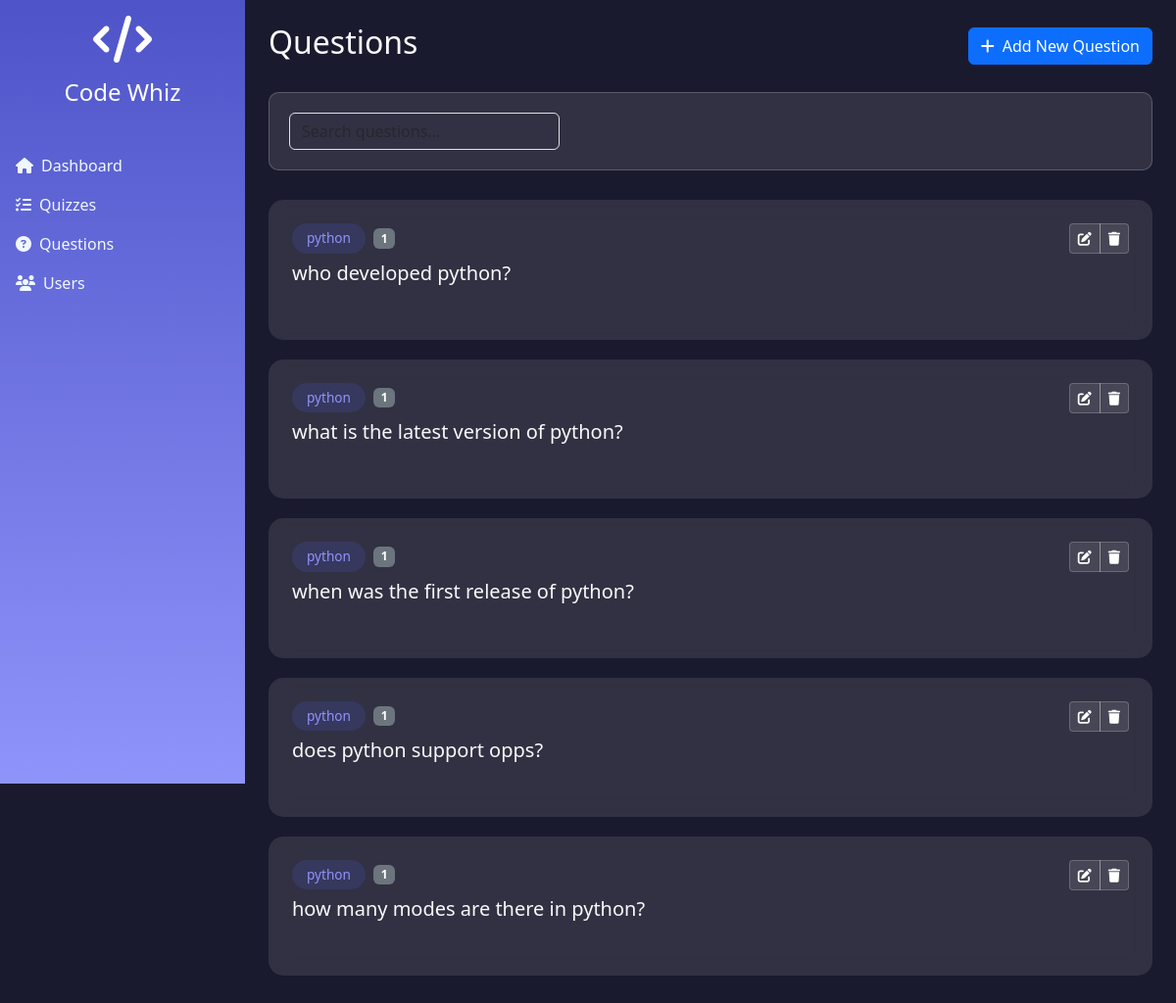
The page /qns/1 on the database as committed earlier.
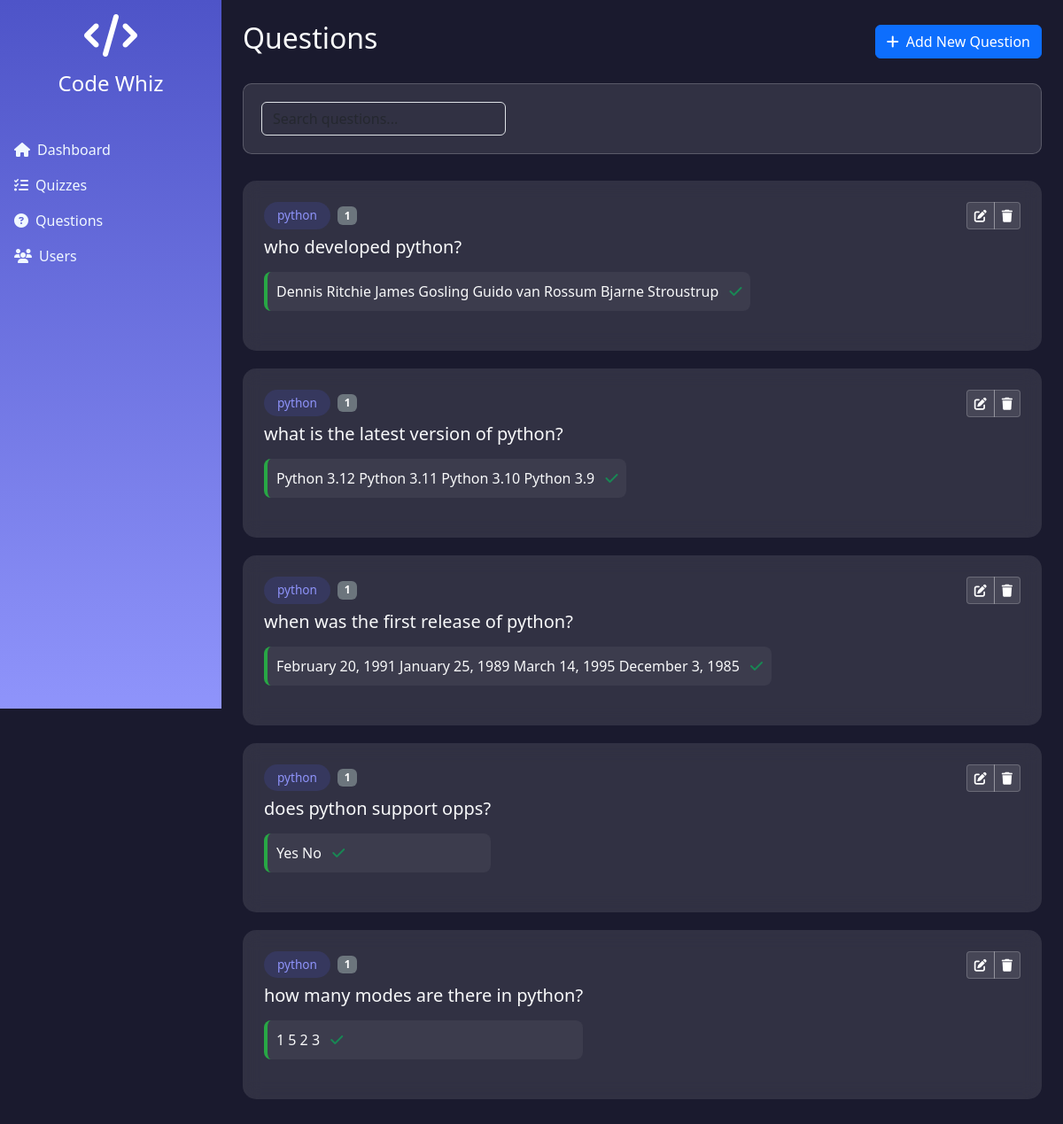
The same page on the database as committed later.
### cw_app/models.py (models this page shows, shortened)
class Question(models.Model):
    quiz = models.ForeignKey(Quiz, on_delete=models.CASCADE)
    question_text = models.TextField()
    points = models.IntegerField(default=1)

class Quiz(models.Model):
    title = models.CharField(max_length=200)
    category = models.ForeignKey(Category, on_delete=models.CASCADE)
    description = models.TextField()
    time_limit = models.IntegerField()
    created_at = models.DateTimeField(auto_now_add=True)
    status = models.TextField(null=True, blank=True)

class Category(models.Model):
    name = models.CharField(max_length=100)
    description = models.TextField()

class Choice(models.Model):
    question = models.ForeignKey(Question, on_delete=models.CASCADE)
    choice_text = models.TextField()
    is_correct = models.TextField(null=True, blank=True)

### cw_app/views.py (the view)
# urls.py: path('qns/<qid>',views.questions),
def questions(req, qid):
    qns = Question.objects.filter(quiz=qid).prefetch_related('choice_set')
    return render(req, 'admin/questions.html', {'ques': qns})

### templates/admin/questions.html (shortened to what this page needs)
<!DOCTYPE html>
<html lang="en">
<head>
    <link href="https://cdnjs.cloudflare.com/ajax/libs/bootstrap/5.3.0/css/bootstrap.min.css" rel="stylesheet">
    <link href="https://cdnjs.cloudflare.com/ajax/libs/font-awesome/6.4.0/css/all.min.css" rel="stylesheet">
    <link href="https://cdnjs.cloudflare.com/ajax/libs/animate.css/4.1.1/animate.min.css" rel="stylesheet">
</head>
<body>
    <div class="sidebar">
        <div class="p-3 text-center">
            <i class="fas fa-code fa-3x text-white mb-3 animate__animated animate__bounceIn"></i>
            <h4 class="text-white mb-4">Code Whiz</h4>
        </div>
        <nav class="nav flex-column">
            <a class="nav-link active" href="../" style="color: aliceblue;"><i class="fas fa-home me-2"></i>Dashboard</a>
            <a class="nav-link" href="quize" style="color: aliceblue;"><i class="fas fa-tasks me-2"></i>Quizzes</a>
            <a class="nav-link" href="qns" style="color: aliceblue;"><i class="fas fa-question-circle me-2"></i>Questions</a>
            <a class="nav-link" href="#" style="color: aliceblue;"><i class="fas fa-users me-2"></i>Users</a>
        </nav>
    </div>
    <div class="content text-light p-4">
        <div class="d-flex justify-content-between align-items-center mb-4">
            <h2 class="animate__animated animate__fadeIn">Questions</h2>
            <button class="btn btn-primary animate__animated animate__fadeIn">
                <i class="fas fa-plus me-2"></i>Add New Question
            </button>
        </div>
        <div class="search-filter animate__animated animate__fadeInUp">
            <div class="row g-3">
                <div class="col-md-4">
                    <input type="text" class="form-control bg-transparent text-white" placeholder="Search questions...">
                </div>
            </div>
        </div>
        <div class="questions-list">
            {% for q in ques %}
            <div class="question-card p-4 animate__animated animate__fadeInUp">
                <div class="d-flex justify-content-between align-items-start mb-3">
                    <div>
                        <div class="d-flex align-items-center gap-2 mb-2">
                            <span class="tag">{{q.quiz.category.name }}</span>
                            <span class="badge bg-secondary">{{q.points}}</span>
                        </div>
                        <h5>{{q.question_text}}?</h5>
                        <div class="choices mt-3">
                            {% for choice in q.choice_set.all %}
                                <div class="choice-item {% if choice.is_correct %}correct{% endif %}">
                                    <span>{{ choice.choice_text}}</span>
                                    {% if choice.is_correct %}
                                        <i class="fas fa-check text-success ms-2"></i>
                                    {% endif %}
                                </div>
                            {% endfor %}
                        </div>
                    </div>
                    <div class="btn-group">
                        <button class="btn btn-action btn-sm">
                            <i class="fas fa-edit"></i>
                        </button>
                        <button class="btn btn-action btn-sm">
                            <i class="fas fa-trash"></i>
                        </button>
                    </div>
                </div>
            </div>
            {% endfor %}
        </div>
    </div>
</body>
</html>

Rows that differ between the two databases and show on the page:
added Choice: choice_text "Dennis Ritchie James Gosling Guido van Rossum Bjarne Stroustrup", is_correct "Guido van Rossum" (drawn), shown under Question "who developed python"
added Choice: choice_text "Python 3.12 Python 3.11 Python 3.10 Python 3.9", is_correct "Python 3.12" (drawn), shown under Question "what is the latest version of python"
added Choice: choice_text "February 20, 1991 January 25, 1989 March 14, 1995 December 3, 1985", shown under Question "when was the first release of python"
added Choice: choice_text "Yes No", is_correct "Yes" (drawn), shown under Question "does python support opps"
added Choice: choice_text "1 5 2 3", is_correct "2" (drawn), shown under Question "how many modes are there in python"
